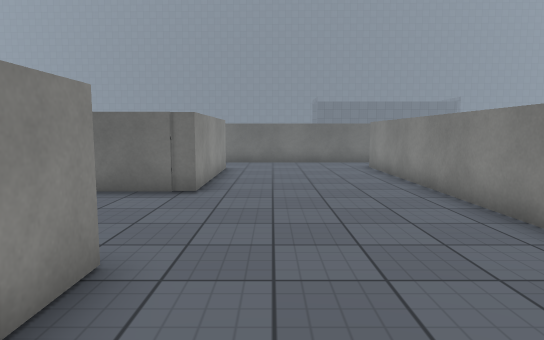
view 1 (above)

18 first-person views from a walk through a Unity game level. The camera is 1.3 m above the floor, tilts 6° down and sees 75° across. The floor is counted in squares, 1 m on a side. Each view is taken from the middle of a square. On the plan, view 1 faces up. The plan holds only what a view shows up to about 15 squares ahead; the rest is blank. The place goes on beyond the plan. The player is left out. Surface patterns are stand-ins for the level's own textures.

view 2
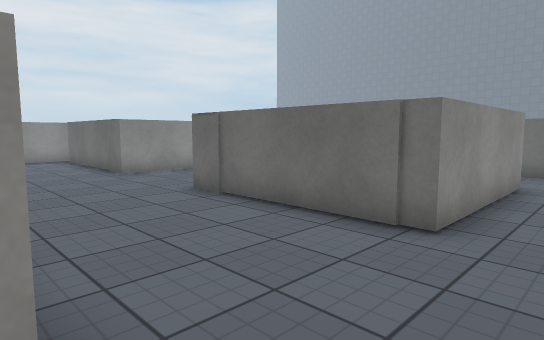

view 3
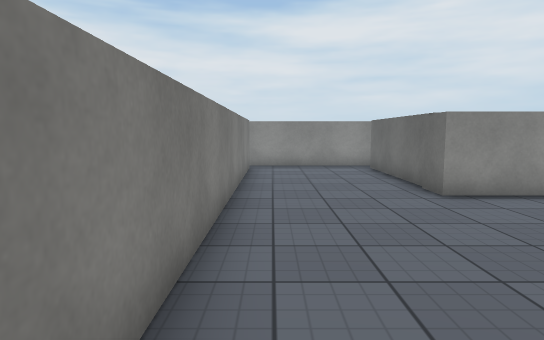

view 4
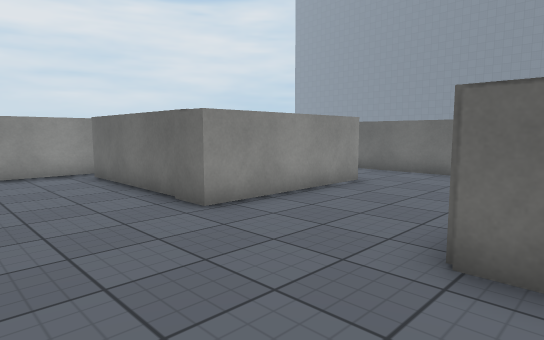

view 5
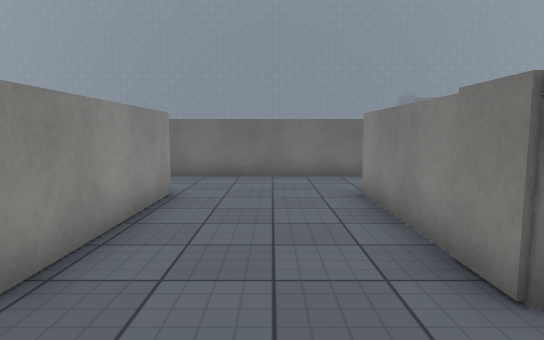

view 6
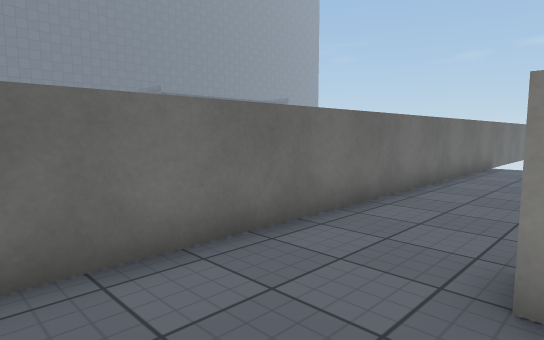

view 7
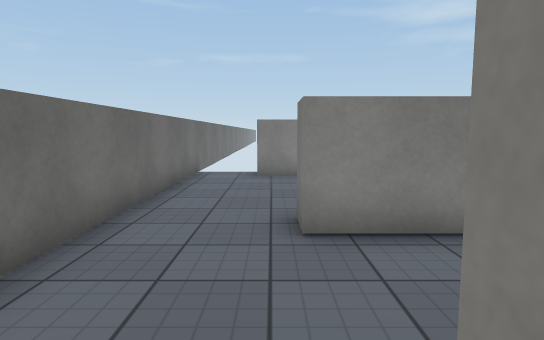

view 8
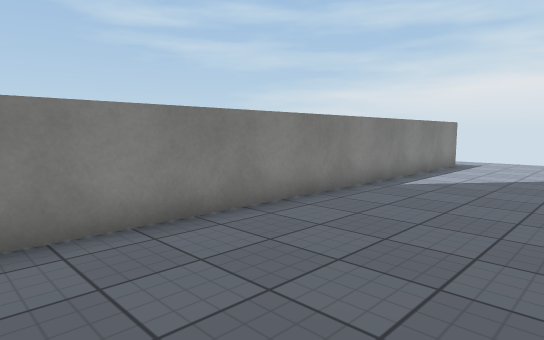

view 9
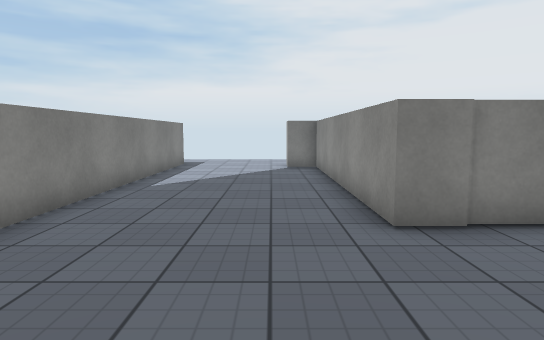

view 10
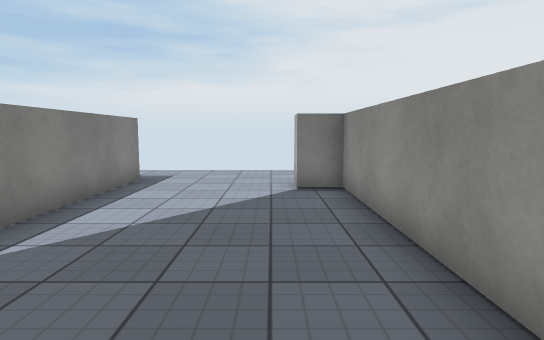

view 11
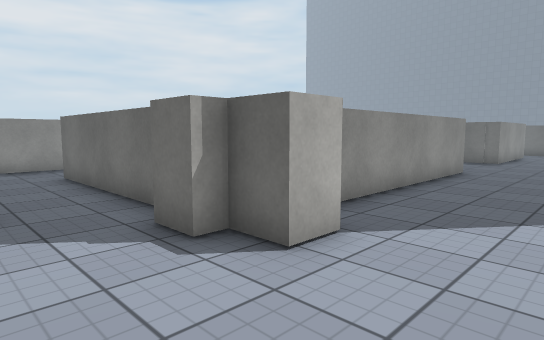

view 12
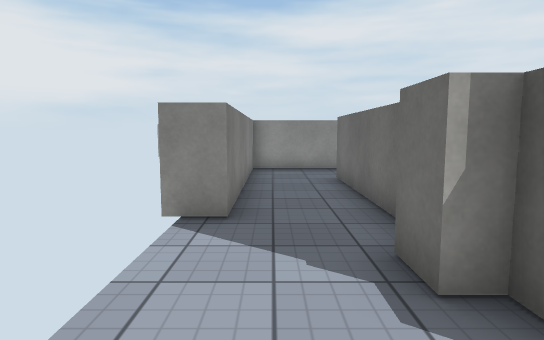

view 13
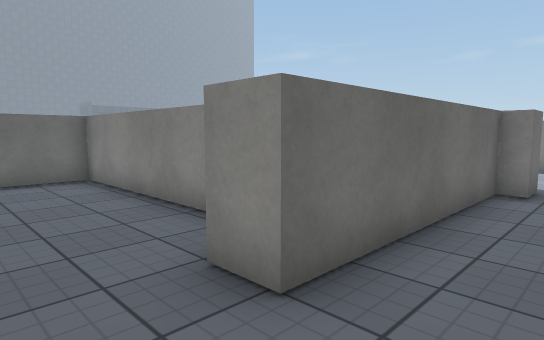

view 14
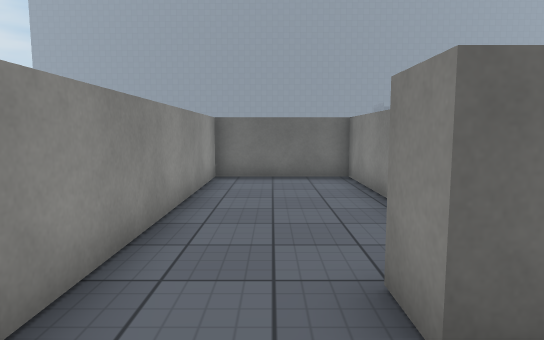

view 15
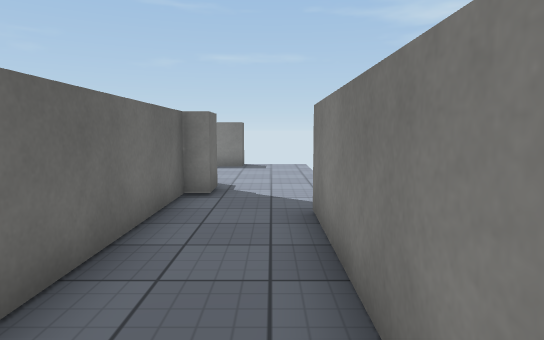

view 16
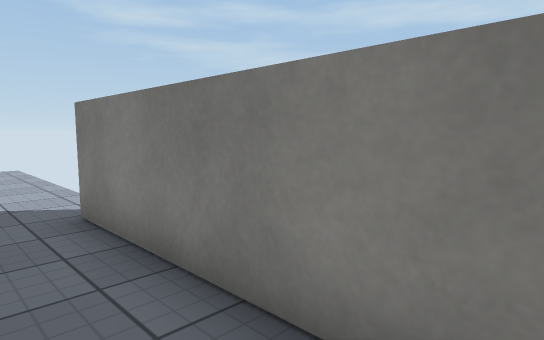

view 17
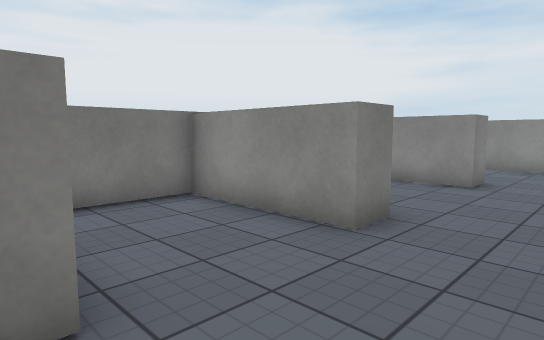

view 18
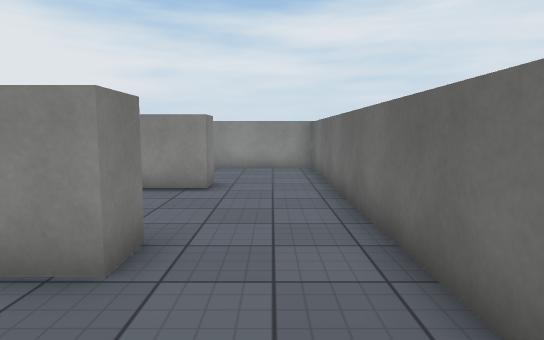

### Floor plan
Points are (right, up) in squares from view 1. A wall is a line through its corners. A room is listed if a view was taken in it or the views show most of it. See-through windows are left out.
Room 1 (views 1, 2, 3, 4, 5, 6, 7, 8, 9, 10, 11, 12, 13, 14, 15, 16, 17, 18)
walls: (-2.6, 10.5) (-2.6, 12.5) (-1.6, 12.5) (-1.6, 7.6) (-7.1, 7.6) (-7.1, 12.5) (-6.1, 12.5) (-6.1, 8.6) (-3.8, 8.6); (-7.8, -3.4) (-7.8, 2.2) (-11.6, 2.2) (-11.6, -8.7) (-4.3, -8.7) (-4.3, -9.8); (-12.2, 12.5) (-11.2, 12.5) (-11.2, 7.6) (-16.9, 7.6); (-16.8, 3.2) (-1.6, 3.2) (-1.6, -5.2) (-0.6, -5.2) (-0.6, -6.2) (-1.6, -6.2) (-1.6, -6.7) (-2.6, -6.7) (-2.6, -6.2) (-9.1, -6.2) (-9.1, -5.1); (-17.6, 7.9) (-17.6, 3.1); (5.5, 15.5) (-15.9, 15.5) (-15.9, 11.5); (4.7, -6.7) (3.7, -6.7) (3.7, 13.5)

Where each view was taken, in squares from view 1:
view 1: 0 up, 0 right, facing up
view 2: 3 up, 0 right, facing up-left
view 3: 4 up, 4 left, facing left
view 4: 4 up, 6 left, facing up-left
view 5: 5 up, 9 left, facing up
view 6: 12 up, 10 left, facing up-right
view 7: 13 up, 7 left, facing right
view 8: 8 up, 1 left, facing down-right
view 9: 8 up, 0 right, facing down
view 10: 3 up, 0 right, facing down
view 11: 9 down, 2 right, facing up-left
view 12: 8 down, 1 right, facing left
view 13: 8 down, 11 left, facing up-right
view 14: 8 down, 10 left, facing up
view 15: 8 down, 10 left, facing right
view 16: 7 down, 10 left, facing down-right
view 17: 15 up, 2 left, facing down-left
view 18: 14 up, 3 left, facing left
